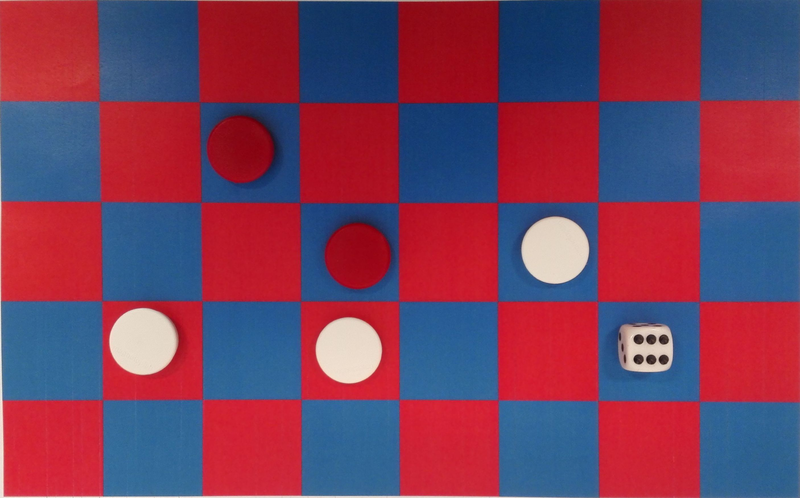
#> input picture image1.png, 800 x 498 px
$ python finalProject2.py
#> lines starting #> are read from the running program, lines starting #| are printed output that depends on the picture
import numpy as np
import cv2.cv as cv
import cv2
from copy import deepcopy


img = cv2.imread('image1.png',0)
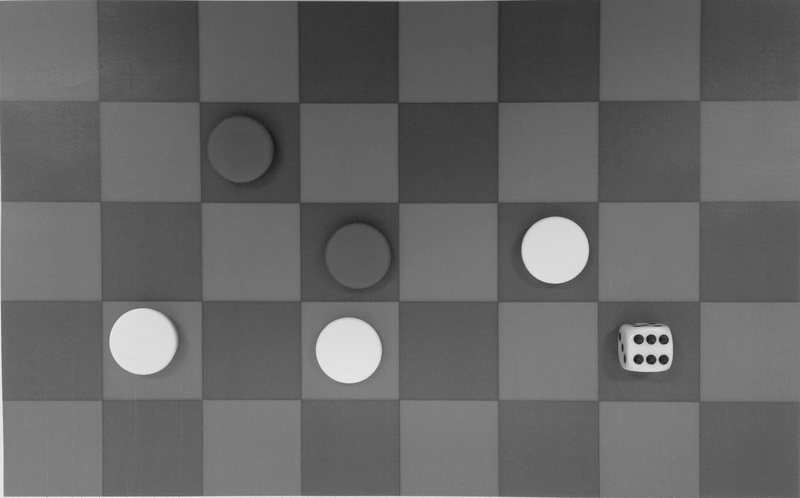
#> img: shape (498, 800); min 21, max 241, mean 102.2

img = cv2.medianBlur(img,5)
cimg = cv2.cvtColor(img,cv2.COLOR_GRAY2BGR)

circles = cv2.HoughCircles(img, cv.CV_HOUGH_GRADIENT,1,20)
#> circles = [[142.5, 341.5, 33.2]]

circles = np.uint16(np.around(circles))
#> circles = [[142, 342, 33]]
for i in circles[0,:]:
    # draw the outer circle
    cv2.circle(cimg,(i[0],i[1]),i[2],(0,255,0),2)
    # draw the center of the circle
    cv2.circle(cimg,(i[0],i[1]),2,(0,0,255),3)
#> this loop made 1 pass
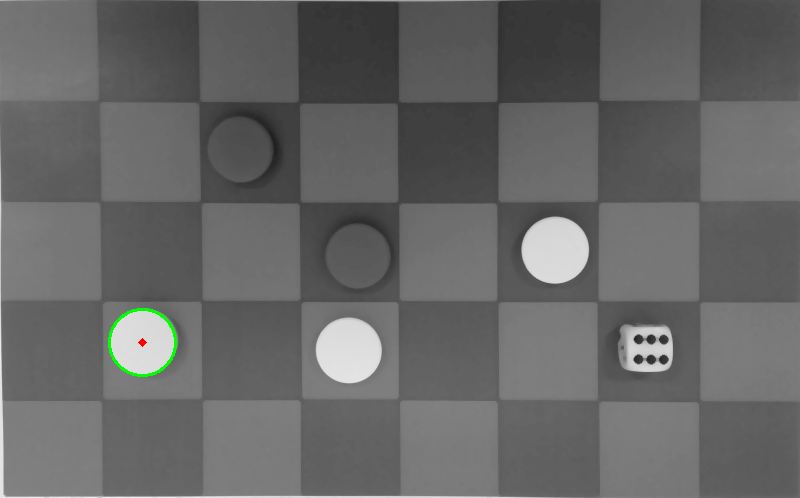
#> cimg: shape (498, 800, 3); mean B, G, R 102, 102.4, 102
cv2.imshow('detected circles',cimg)
cv2.waitKey(0)
cv2.destroyAllWindows()

$ run again, with image2.png copied over image1.png
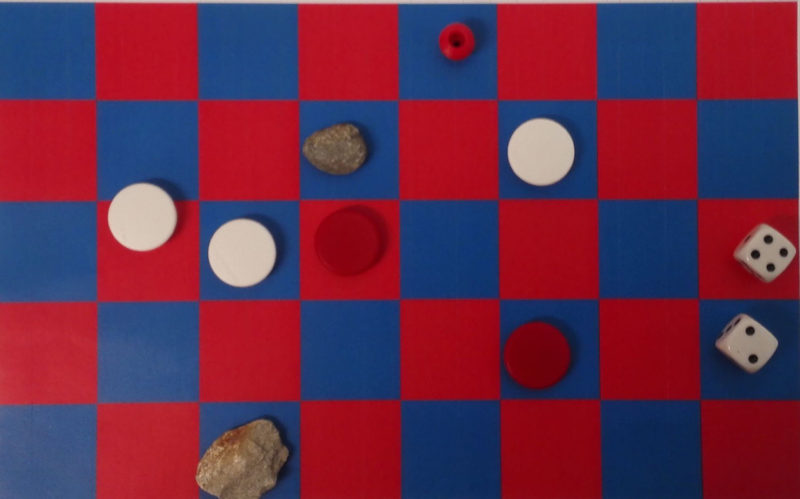
#> input picture image2.png, 800 x 499 px
#> `img = cv2.imread('image1.png',0)`:
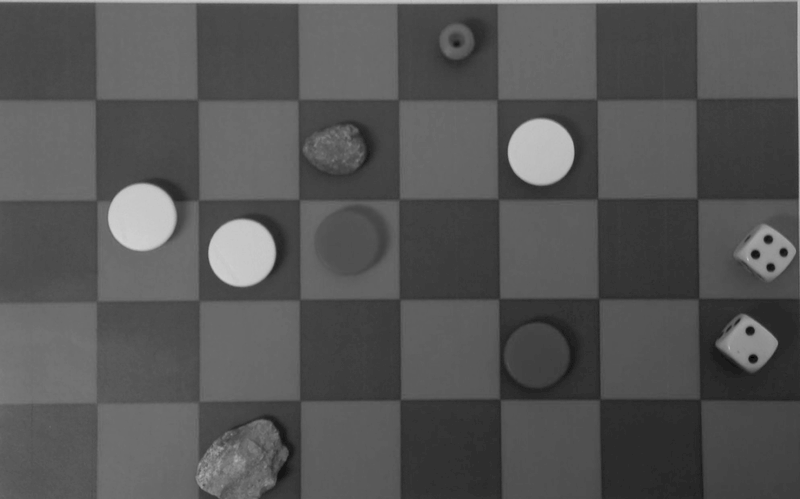
#> img: shape (499, 800); min 0, max 210, mean 85
#> `circles = cv2.HoughCircles(img, cv.CV_HOUGH_GRADIENT,1,20)`: circles = [[540.5, 151.5, 33.6], [241.5, 252.5, 33.3], [141.5, 216.5, 33.3]]
#> `circles = np.uint16(np.around(circles))`: circles = [[540, 152, 34], [242, 252, 33], [142, 216, 33]]
#> the loop `for i in circles[0,:]:` made 3 passes
#> after the loop `for i in circles[0,:]:`:
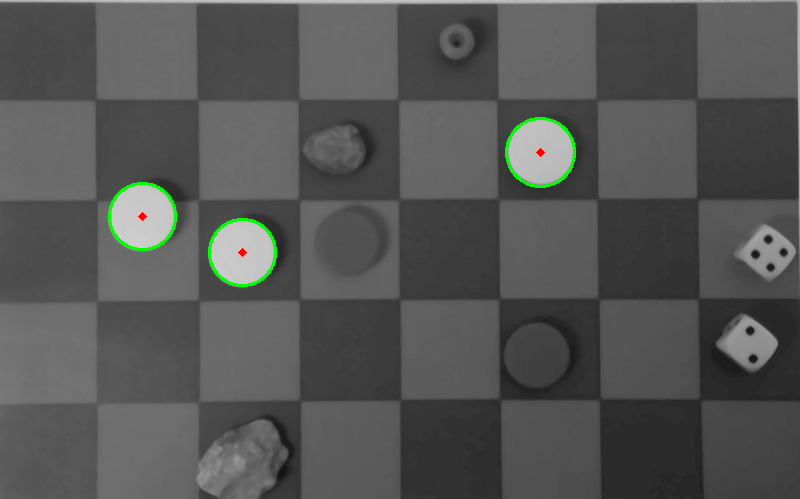
#> cimg: shape (499, 800, 3); mean B, G, R 84.3, 85.6, 84.4
